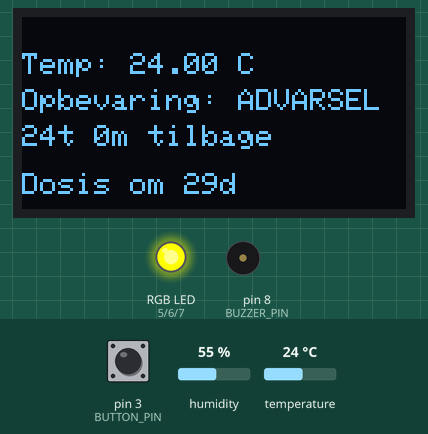
This sketch was run on a simulated Arduino Uno, built with avr-gcc and run on an emulated ATmega328P. Shown: 128×64 one-colour display, an RGB LED mixed from three pins (HIGH = lit), buzzer (waves = sounding, pin HIGH). The inputs (shaded band) are chosen by the test bench; at power-on: temperature 24 °C, pin 3 (BUTTON_PIN) HIGH, humidity 55 %. The local clock reads 2024-03-15 10:24:30 at power-on unless the sketch sets it; what the sketch prints to the serial monitor is not drawn.

Above: at 1.2 s.
1.3 s: temperature set to 10 °C
At 3.5 s:
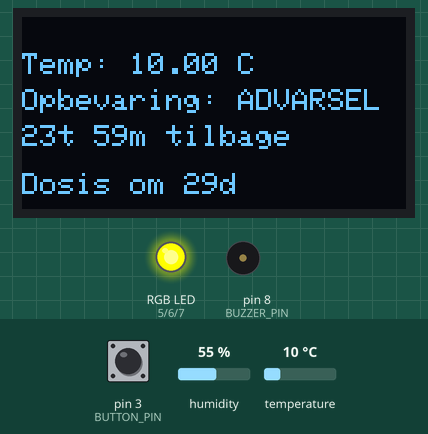
5.3 s: temperature set to 7 °C
At 6.6 s:
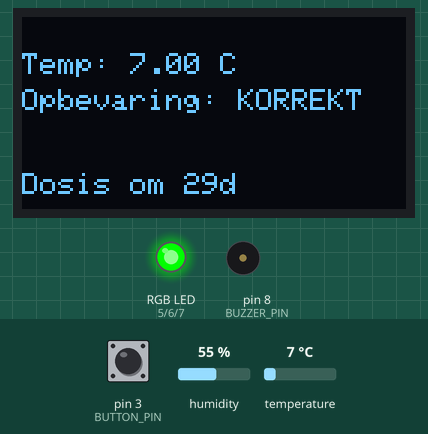
9.3 s: temperature set to 12 °C
At 13.0 s:
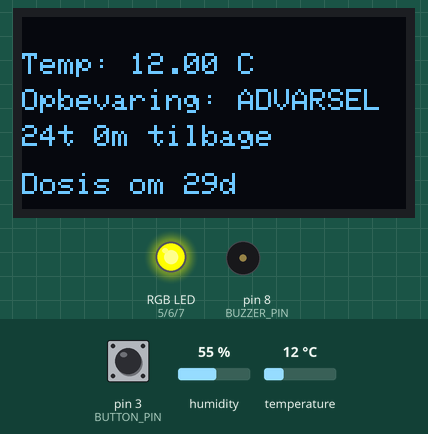
Timing chart, 0 to 14.5 s (numbered marks = the images above; inputs shaded):
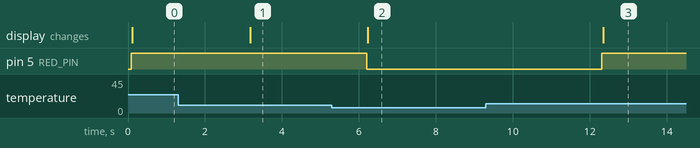

Measured:
- the behaviour switches between 9 and 8 °C on temperature (found by bisection; images 1 and 2)
- after the input at 1.3 s, the display: changes after 1.9 s (image 1)
- after the input at 5.3 s, pin 5 (RED_PIN): HIGH → LOW after 0.90 s; the display: changes after 0.93 s (image 2)
- after the input at 9.3 s, pin 5 (RED_PIN): LOW → HIGH after 3.0 s; the display: changes after 3.0 s (image 3)

The sketch:

MedicNest.ino
```cpp
#include <DHT.h>
#include <Wire.h>
#include <RTClib.h>
#include <Adafruit_GFX.h>
#include <Adafruit_SSD1306.h>

void playSound(int frequency, int duration = 0);

// =====================================================
// OLED DISPLAY
// =====================================================

#define SCREEN_WIDTH 128
#define SCREEN_HEIGHT 64
#define OLED_RESET -1

Adafruit_SSD1306 display(
  SCREEN_WIDTH,
  SCREEN_HEIGHT,
  &Wire,
  OLED_RESET
);

// =====================================================
// RTC CLOCK
// =====================================================

RTC_DS3231 rtc;

// =====================================================
// DHT11 SENSOR
// =====================================================

#define DHTPIN 2
#define DHTTYPE DHT11

DHT dht(DHTPIN, DHTTYPE);

// =====================================================
// BUTTON
// =====================================================

#define BUTTON_PIN 3

// =====================================================
// RGB LED
// =====================================================

#define RED_PIN 5
#define GREEN_PIN 6
#define BLUE_PIN 7

// =====================================================
// BUZZER
// =====================================================

#define BUZZER_PIN 8

// =====================================================
// SETTINGS
// =====================================================

bool muted = true;
const int temperturecalibration = 0;

const float MIN_TEMP = 2.0;
const float MAX_TEMP = 8.0;

const unsigned long STORAGE_LIMIT =
24UL * 60UL * 60UL * 1000UL;

const unsigned long MEDICATION_INTERVAL =
30UL * 24UL * 60UL * 60UL * 1000UL;

const unsigned long MEDICATION_CRITICAL =
35UL * 24UL * 60UL * 60UL * 1000UL;

const unsigned long BUTTON_RELEASE_TIME = 60000UL;
const unsigned long REMINDER_INTERVAL = 3600000UL;

// =====================================================
// VARIABLES
// =====================================================

float tempC;

bool storageWarning = false;
unsigned long storageWarningStart = 0;

unsigned long lastMedicationTime = 0;

bool buttonReleased = false;
unsigned long releaseStart = 0;

unsigned long lastReminder = 0;

// =====================================================
// SETUP
// =====================================================

void setup() {

  Serial.begin(9600);

  pinMode(RED_PIN, OUTPUT);
  pinMode(GREEN_PIN, OUTPUT);
  pinMode(BLUE_PIN, OUTPUT);
  pinMode(BUZZER_PIN, OUTPUT);
  pinMode(BUTTON_PIN, INPUT_PULLUP);

  dht.begin();

  if (!rtc.begin()) {
    Serial.println("RTC NOT FOUND");
    while (1);
  }

  // rtc.adjust(DateTime(F(__DATE__), F(__TIME__)));

  if(!display.begin(SSD1306_SWITCHCAPVCC, 0x3C)) {
    Serial.println("OLED FAILED");
    while(1);
  }

  display.clearDisplay();
  display.display();

  lastMedicationTime = millis();

  setGreen();

  Serial.println("MedicNest Started");
}

// =====================================================
// MAIN LOOP
// =====================================================

void loop() {

  DateTime now = rtc.now();

  tempC = dht.readTemperature();
  tempC = tempC+temperturecalibration;

  bool buttonState = digitalRead(BUTTON_PIN);
  Serial.print("Button state: ");
  Serial.println(buttonState);

  if(buttonState == HIGH) {

    if(!buttonReleased) {
      buttonReleased = true;
      releaseStart = millis();
    }

    if(millis() - releaseStart > BUTTON_RELEASE_TIME) {
      lastMedicationTime = millis();
      Serial.println("Medication registered");
      buttonReleased = false;
    }
  } else {
    buttonReleased = false;
  }

  display.clearDisplay();

  display.setTextSize(1);
  display.setTextColor(SSD1306_WHITE);

  //display.setCursor(0,0);

  //if(now.hour() < 10) display.print("0");
  //display.print(now.hour());
  //display.print(":");
  //if(now.minute() < 10) display.print("0");
  //display.println(now.minute());

  display.setCursor(0,12);
  display.print("Temp: ");
  display.print(tempC);
  display.println(" C");

  if(tempC >= MIN_TEMP && tempC <= MAX_TEMP) {

    setGreen();
    display.setCursor(0,24);
    display.println("Opbevaring: KORREKT");
    storageWarning = false;
    noTone(BUZZER_PIN);

  } else {

    setYellow();
    display.setCursor(0,24);
    display.println("Opbevaring: ADVARSEL");

    if(!storageWarning) {
      storageWarning = true;
      storageWarningStart = millis();
    }

    unsigned long elapsed = millis() - storageWarningStart;
    unsigned long remaining = STORAGE_LIMIT - elapsed;

    unsigned long hours = remaining / 3600000UL;
    unsigned long minutes = (remaining % 3600000UL) / 60000UL;

    display.setCursor(0,36);
    display.print(hours);
    display.print("t ");
    display.print(minutes);
    display.println("m tilbage");

    playSound(1000, 200);

    if(elapsed >= STORAGE_LIMIT) {

      setRed();

      display.clearDisplay();
      display.setTextSize(2);
      display.setCursor(0,20);
      display.println("UDLØBET");

      playSound(2500);

      Serial.println("Medicin udløbet");
    }
  }

  unsigned long medElapsed = millis() - lastMedicationTime;

  if(medElapsed < MEDICATION_INTERVAL) {

    unsigned long daysLeft =
      (MEDICATION_INTERVAL - medElapsed)
      / (24UL * 60UL * 60UL * 1000UL);

    display.setCursor(0,52);
    display.print("Dosis om ");
    display.print(daysLeft);
    display.print("d");

  } else if(medElapsed < MEDICATION_CRITICAL) {

    display.setCursor(0,52);
    display.println("Dosis Due");

    if(millis() - lastReminder > REMINDER_INTERVAL) {
      playSound(1200, 300);
      lastReminder = millis();
    }

  } else {

    display.setCursor(0,52);
    display.println("GLEMT DOSIS");
    playSound(2500);
  }

  display.display();

  delay(3000);
}

// =====================================================
// SOUND FUNCTION
// =====================================================

void playSound(int frequency, int duration) {

  if(!muted) {

    if(duration > 0) {
      tone(BUZZER_PIN, frequency, duration);
    } else {
      tone(BUZZER_PIN, frequency);
    }
  }
}

// =====================================================
// LED FUNCTIONS
// =====================================================

void setGreen() {
  digitalWrite(RED_PIN, LOW);
  digitalWrite(GREEN_PIN, HIGH);
  digitalWrite(BLUE_PIN, LOW);
}

void setYellow() {
  digitalWrite(RED_PIN, HIGH);
  digitalWrite(GREEN_PIN, HIGH);
  digitalWrite(BLUE_PIN, LOW);
}

void setRed() {
  digitalWrite(RED_PIN, HIGH);
  digitalWrite(GREEN_PIN, LOW);
  digitalWrite(BLUE_PIN, LOW);
}
```
